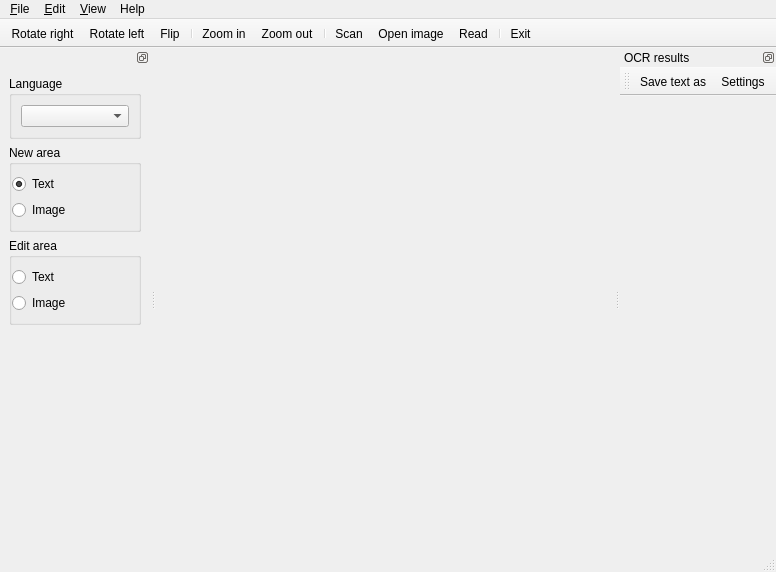
<?xml version="1.0" encoding="UTF-8"?>
<ui version="4.0">
 <class>Lector</class>
 <widget class="QMainWindow" name="Lector">
  <property name="geometry">
   <rect>
    <x>0</x>
    <y>0</y>
    <width>776</width>
    <height>572</height>
   </rect>
  </property>
  <property name="windowTitle">
   <string>Lector</string>
  </property>
  <property name="windowIcon">
   <iconset>
    <normalon>:/icons/icons/L.png</normalon>
   </iconset>
  </property>
  <widget class="QWidget" name="centralwidget"/>
  <widget class="QMenuBar" name="menubar">
   <property name="geometry">
    <rect>
     <x>0</x>
     <y>0</y>
     <width>776</width>
     <height>23</height>
    </rect>
   </property>
   <widget class="QMenu" name="menuFile">
    <property name="title">
     <string>&amp;File</string>
    </property>
    <addaction name="actionOpen"/>
    <addaction name="actionSaveDocumentAs"/>
    <addaction name="actionSaveImageAs"/>
    <addaction name="separator"/>
    <addaction name="actionExit"/>
   </widget>
   <widget class="QMenu" name="menuView">
    <property name="title">
     <string>&amp;View</string>
    </property>
    <addaction name="actionZoomOut"/>
    <addaction name="actionZoomIn"/>
   </widget>
   <widget class="QMenu" name="menu_Edit">
    <property name="title">
     <string>&amp;Edit</string>
    </property>
    <addaction name="actionRotateRight"/>
    <addaction name="actionRotateLeft"/>
    <addaction name="actionRotateFull"/>
    <addaction name="separator"/>
    <addaction name="actionSettings"/>
    <addaction name="actionChangeDevice"/>
   </widget>
   <widget class="QMenu" name="menuHelp">
    <property name="title">
     <string>Help</string>
    </property>
    <addaction name="separator"/>
    <addaction name="actionAbout_Lector"/>
   </widget>
   <addaction name="menuFile"/>
   <addaction name="menu_Edit"/>
   <addaction name="menuView"/>
   <addaction name="menuHelp"/>
  </widget>
  <widget class="QStatusBar" name="statusbar"/>
  <widget class="QToolBar" name="toolBar">
   <property name="windowTitle">
    <string>toolBar</string>
   </property>
   <property name="movable">
    <bool>false</bool>
   </property>
   <property name="iconSize">
    <size>
     <width>32</width>
     <height>32</height>
    </size>
   </property>
   <property name="toolButtonStyle">
    <enum>Qt::ToolButtonTextUnderIcon</enum>
   </property>
   <property name="floatable">
    <bool>false</bool>
   </property>
   <attribute name="toolBarArea">
    <enum>TopToolBarArea</enum>
   </attribute>
   <attribute name="toolBarBreak">
    <bool>false</bool>
   </attribute>
   <addaction name="actionRotateRight"/>
   <addaction name="actionRotateLeft"/>
   <addaction name="actionRotateFull"/>
   <addaction name="separator"/>
   <addaction name="actionZoomIn"/>
   <addaction name="actionZoomOut"/>
   <addaction name="separator"/>
   <addaction name="actionScan"/>
   <addaction name="actionOpen"/>
   <addaction name="actionOcr"/>
   <addaction name="separator"/>
   <addaction name="actionExit"/>
  </widget>
  <widget class="QDockWidget" name="textEditorDock">
   <property name="sizePolicy">
    <sizepolicy hsizetype="Preferred" vsizetype="Preferred">
     <horstretch>0</horstretch>
     <verstretch>0</verstretch>
    </sizepolicy>
   </property>
   <property name="features">
    <set>QDockWidget::DockWidgetFloatable|QDockWidget::DockWidgetMovable</set>
   </property>
   <property name="windowTitle">
    <string>OCR results</string>
   </property>
   <attribute name="dockWidgetArea">
    <number>2</number>
   </attribute>
   <widget class="QMainWindow" name="mwTextEditor">
    <widget class="QToolBar" name="editorToolBar">
     <property name="windowTitle">
      <string>editorToolBar</string>
     </property>
     <property name="movable">
      <bool>true</bool>
     </property>
     <property name="floatable">
      <bool>true</bool>
     </property>
     <attribute name="toolBarArea">
      <enum>TopToolBarArea</enum>
     </attribute>
     <attribute name="toolBarBreak">
      <bool>false</bool>
     </attribute>
     <addaction name="actionSaveDocumentAs"/>
     <addaction name="actionSettings"/>
    </widget>
   </widget>
  </widget>
  <widget class="QDockWidget" name="dockWidget">
   <property name="minimumSize">
    <size>
     <width>150</width>
     <height>300</height>
    </size>
   </property>
   <property name="features">
    <set>QDockWidget::DockWidgetFloatable|QDockWidget::DockWidgetMovable</set>
   </property>
   <property name="windowTitle">
    <string/>
   </property>
   <attribute name="dockWidgetArea">
    <number>1</number>
   </attribute>
   <widget class="QWidget" name="dockWidgetContents">
    <layout class="QVBoxLayout">
     <item>
      <widget class="QGroupBox" name="groupBox_language">
       <property name="title">
        <string>Language</string>
       </property>
       <property name="flat">
        <bool>true</bool>
       </property>
       <layout class="QVBoxLayout">
        <item>
         <widget class="QComboBox" name="rbtn_lang_select">
          <property name="toolTip">
           <string>Please select language for OCR</string>
          </property>
         </widget>
        </item>
       </layout>
      </widget>
     </item>
     <item>
      <widget class="QGroupBox" name="groupBox_areaType">
       <property name="title">
        <string>New area</string>
       </property>
       <property name="flat">
        <bool>true</bool>
       </property>
       <layout class="QVBoxLayout" name="verticalLayout_2">
        <property name="leftMargin">
         <number>0</number>
        </property>
        <item>
         <widget class="QRadioButton" name="rbtn_text">
          <property name="text">
           <string>Text</string>
          </property>
          <property name="checked">
           <bool>true</bool>
          </property>
         </widget>
        </item>
        <item>
         <widget class="QRadioButton" name="rbtn_image">
          <property name="text">
           <string>Image</string>
          </property>
         </widget>
        </item>
       </layout>
      </widget>
     </item>
     <item>
      <widget class="QGroupBox" name="groupBox">
       <property name="toolTip">
        <string>Change selected area type</string>
       </property>
       <property name="title">
        <string>Edit area</string>
       </property>
       <property name="flat">
        <bool>true</bool>
       </property>
       <layout class="QVBoxLayout" name="verticalLayout">
        <property name="leftMargin">
         <number>0</number>
        </property>
        <item>
         <widget class="QRadioButton" name="rbtn_areato_text">
          <property name="text">
           <string>Text</string>
          </property>
         </widget>
        </item>
        <item>
         <widget class="QRadioButton" name="rbtn_areato_image">
          <property name="text">
           <string>Image</string>
          </property>
         </widget>
        </item>
       </layout>
      </widget>
     </item>
     <item>
      <spacer name="verticalSpacer">
       <property name="orientation">
        <enum>Qt::Vertical</enum>
       </property>
       <property name="sizeHint" stdset="0">
        <size>
         <width>20</width>
         <height>171</height>
        </size>
       </property>
      </spacer>
     </item>
    </layout>
   </widget>
  </widget>
  <action name="actionOpen">
   <property name="icon">
    <iconset resource="resources.qrc">
     <normaloff>:/icons/icons/fileopen.png</normaloff>:/icons/icons/fileopen.png</iconset>
   </property>
   <property name="text">
    <string>&amp;Open image</string>
   </property>
   <property name="shortcut">
    <string>Ctrl+O</string>
   </property>
  </action>
  <action name="actionExit">
   <property name="icon">
    <iconset resource="resources.qrc">
     <normaloff>:/icons/icons/exit.png</normaloff>:/icons/icons/exit.png</iconset>
   </property>
   <property name="text">
    <string>Exit</string>
   </property>
  </action>
  <action name="actionRotateRight">
   <property name="icon">
    <iconset resource="resources.qrc">
     <normaloff>:/icons/icons/rotate_cw.png</normaloff>:/icons/icons/rotate_cw.png</iconset>
   </property>
   <property name="text">
    <string>Rotate right</string>
   </property>
   <property name="shortcut">
    <string>Ctrl+Right</string>
   </property>
  </action>
  <action name="actionRotateLeft">
   <property name="icon">
    <iconset resource="resources.qrc">
     <normaloff>:/icons/icons/rotate_ccw.png</normaloff>:/icons/icons/rotate_ccw.png</iconset>
   </property>
   <property name="text">
    <string>Rotate left</string>
   </property>
   <property name="shortcut">
    <string>Ctrl+Left</string>
   </property>
  </action>
  <action name="actionRotateFull">
   <property name="icon">
    <iconset resource="resources.qrc">
     <normaloff>:/icons/icons/rotate.png</normaloff>:/icons/icons/rotate.png</iconset>
   </property>
   <property name="text">
    <string>Flip</string>
   </property>
   <property name="shortcut">
    <string>Ctrl+Down</string>
   </property>
  </action>
  <action name="actionZoomIn">
   <property name="icon">
    <iconset resource="resources.qrc">
     <normaloff>:/icons/icons/viewmag+.png</normaloff>:/icons/icons/viewmag+.png</iconset>
   </property>
   <property name="text">
    <string>Zoom in</string>
   </property>
   <property name="shortcut">
    <string>Ctrl++</string>
   </property>
  </action>
  <action name="actionZoomOut">
   <property name="icon">
    <iconset resource="resources.qrc">
     <normaloff>:/icons/icons/viewmag-.png</normaloff>:/icons/icons/viewmag-.png</iconset>
   </property>
   <property name="text">
    <string>Zoom out</string>
   </property>
   <property name="shortcut">
    <string>Ctrl+-</string>
   </property>
  </action>
  <action name="actionOcr">
   <property name="icon">
    <iconset resource="resources.qrc">
     <normaloff>:/icons/icons/player_play.png</normaloff>:/icons/icons/player_play.png</iconset>
   </property>
   <property name="text">
    <string>Read</string>
   </property>
  </action>
  <action name="actionSaveDocumentAs">
   <property name="icon">
    <iconset resource="resources.qrc">
     <normaloff>:/icons/icons/filesave.png</normaloff>:/icons/icons/filesave.png</iconset>
   </property>
   <property name="text">
    <string>Save text &amp;as</string>
   </property>
   <property name="shortcut">
    <string>Ctrl+S</string>
   </property>
  </action>
  <action name="actionScan">
   <property name="icon">
    <iconset resource="resources.qrc">
     <normaloff>:/icons/icons/scanner.png</normaloff>:/icons/icons/scanner.png</iconset>
   </property>
   <property name="text">
    <string>Scan</string>
   </property>
  </action>
  <action name="actionSaveImageAs">
   <property name="icon">
    <iconset resource="resources.qrc">
     <normaloff>:/icons/icons/filesave.png</normaloff>:/icons/icons/filesave.png</iconset>
   </property>
   <property name="text">
    <string>Save image as</string>
   </property>
  </action>
  <action name="actionAbout_Lector">
   <property name="icon">
    <iconset>
     <normalon>:/icons/icons/L.png</normalon>
    </iconset>
   </property>
   <property name="text">
    <string>About Lector...</string>
   </property>
  </action>
  <action name="actionChangeDevice">
   <property name="text">
    <string>Change Device</string>
   </property>
  </action>
  <action name="actionSettings">
   <property name="icon">
    <iconset resource="resources.qrc">
     <normaloff>:/icons/icons/configure.png</normaloff>:/icons/icons/configure.png</iconset>
   </property>
   <property name="text">
    <string>Settings</string>
   </property>
  </action>
 </widget>
 <resources>
  <include location="resources.qrc"/>
 </resources>
 <connections>
  <connection>
   <sender>actionExit</sender>
   <signal>triggered()</signal>
   <receiver>Lector</receiver>
   <slot>close()</slot>
   <hints>
    <hint type="sourcelabel">
     <x>-1</x>
     <y>-1</y>
    </hint>
    <hint type="destinationlabel">
     <x>413</x>
     <y>299</y>
    </hint>
   </hints>
  </connection>
 </connections>
</ui>
